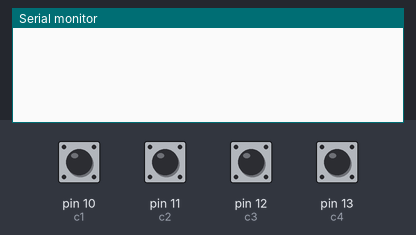
The sketch below on a simulated Arduino Uno, built with avr-gcc and run on an emulated ATmega328P. Shown: the last lines printed to the serial monitor. The test bench sets the inputs (shaded band); at power-on: pin 10 (c1), pin 11 (c2), pin 12 (c3), pin 13 (c4) HIGH.

Above: at 1.2 s.
1.3 s: pin 10 (c1) pulled LOW for 0.15 s
At 2.4 s:
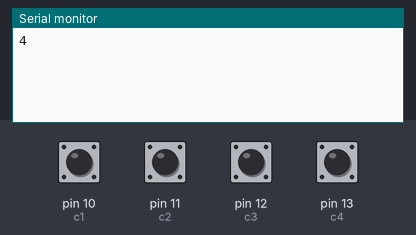
2.9 s: pin 12 (c3) pulled LOW for 1 s
At 3.66 s:
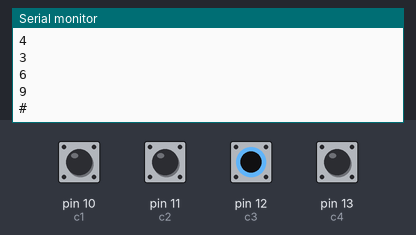
5.4 s: pin 13 (c4) pulled LOW for 0.15 s
At 6.6 s:
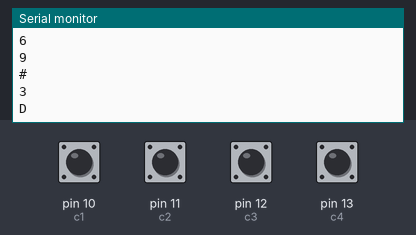
7.0 s: pin 10 (c1) pulled LOW for 1 s
At 7.56 s:
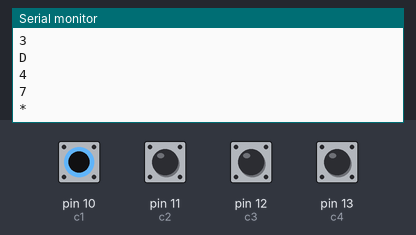
9.5 s: pin 13 (c4) pulled LOW for 1 s
At 9.86 s:
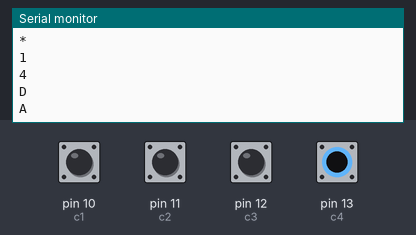
12.0 s: pin 11 (c2) pulled LOW for 0.15 s
At 12.9 s:
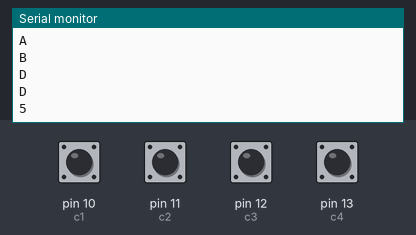
Timing chart, 0 to 14.6 s (numbered marks = the images above; inputs shaded):
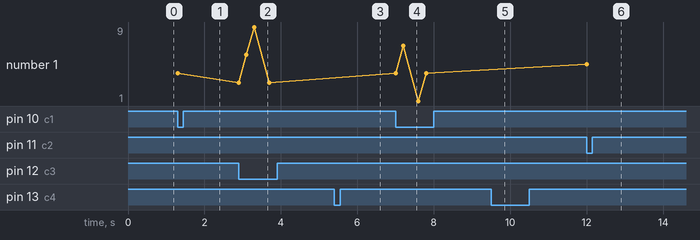

Measured:
- after the input at 1.3 s, the serial monitor: prints a new line at once (image 1)
- after the input at 2.9 s, the serial monitor: prints a new line at once (image 2)
- after the input at 5.4 s, the serial monitor: prints a new line at once (image 3)
- after the input at 7.0 s, the serial monitor: prints a new line at once (image 4)
- after the input at 9.5 s, the serial monitor: prints a new line at once (image 5)
- after the input at 12.0 s, the serial monitor: prints a new line at once (image 6)
- plotted number 1: 4 → 3 after the input at 2.9 s, 3 → 4 after the input at 7.0 s, 4 → 5 after the input at 12.0 s

The sketch:

KeypadTest.ino
```cpp
int r1 = 4;
int r2 = 5;
int r3 = 6;
int r4 = 7;
int c1 = 10;
int c2 = 11;
int c3 = 12;
int c4 = 13;
int col1;
int col2;
int col3;
int col4;

void setup() {
  pinMode(r1, OUTPUT);
  pinMode(r2, OUTPUT);
  pinMode(r3, OUTPUT);
  pinMode(r4, OUTPUT);
  pinMode(c1, INPUT_PULLUP);
  pinMode(c2, INPUT_PULLUP);
  pinMode(c3, INPUT_PULLUP);
  pinMode(c4, INPUT_PULLUP);

  digitalWrite(c1, 1);
  digitalWrite(c2, 1);
  digitalWrite(c3, 1);
  digitalWrite(c4, 1);
  Serial.begin(9600);
}

void loop() {
  digitalWrite(r1, 0);
  digitalWrite(r2, 1);
  digitalWrite(r3, 1);
  digitalWrite(r4, 1);
  col1 = digitalRead(c1);
  col2 = digitalRead(c2);
  col3 = digitalRead(c3);
  col4 = digitalRead(c4);

  if (col1 == 0) {
    Serial.println("1");
    //tone(8, 262, 200);
    delay(200);
  } else if (col2 == 0) {
    Serial.println("2");
    //tone(8, 294, 200);
    delay(200);
  } else if (col3 == 0) {
    Serial.println("3");
    //tone(8, 330, 200);
    delay(200);
  } else if (col4 == 0) {
    Serial.println("A");
    //tone(8, 349, 200);
    delay(200);
  }

  digitalWrite(r1, 1);
  digitalWrite(r2, 0);
  digitalWrite(r3, 1);
  digitalWrite(r4, 1);
  col1 = digitalRead(c1);
  col2 = digitalRead(c2);
  col3 = digitalRead(c3);
  col4 = digitalRead(c4);

  if (col1 == 0) {
    Serial.println("4");
    //tone(8, 392, 200);
    delay(200);
  } else if (col2 == 0) {
    Serial.println("5");
    //tone(8, 440, 200);
    delay(200);
  } else if (col3 == 0) {
    Serial.println("6");
    //tone(8, 394, 200);
    delay(200);
  } else if (col4 == 0) {
    Serial.println("B");
    //tone(8, 1047, 200);
    delay(200);
  }

  digitalWrite(r1, 1);
  digitalWrite(r2, 1);
  digitalWrite(r3, 0);
  digitalWrite(r4, 1);
  col1 = digitalRead(c1);
  col2 = digitalRead(c2);
  col3 = digitalRead(c3);
  col4 = digitalRead(c4);

  if (col1 == 0) {
    Serial.println("7");
    //tone(8, 1175, 200);
    delay(200);
  } else if (col2 == 0) {
    Serial.println("8");
    //tone(8, 1319, 200);
    delay(200);
  } else if (col3 == 0) {
    Serial.println("9");
    //tone(8, 1397, 200);
    delay(200);
  } else if (col4 == 0) {
    Serial.println("D");
    //tone(8, 1568, 200);
    delay(200);
  }
  digitalWrite(r1, 1);
  digitalWrite(r2, 1);
  digitalWrite(r3, 1);
  digitalWrite(r4, 0);
  col1 = digitalRead(c1);
  col2 = digitalRead(c2);
  col3 = digitalRead(c3);
  col4 = digitalRead(c4);

  if (col1 == 0) {
    Serial.println("*");
    //tone(8, 1760, 200);
    delay(200);
  } else if (col2 == 0) {
    Serial.println("0");
    //tone(8, 1975, 200);
    delay(200);
  } else if (col3 == 0) {
    Serial.println("#");
    //tone(8, 2244, 200);
    delay(200);
  } else if (col4 == 0) {
    Serial.println("D");
    //tone(8, 2513, 200);
    delay(200);
  }
}
```
